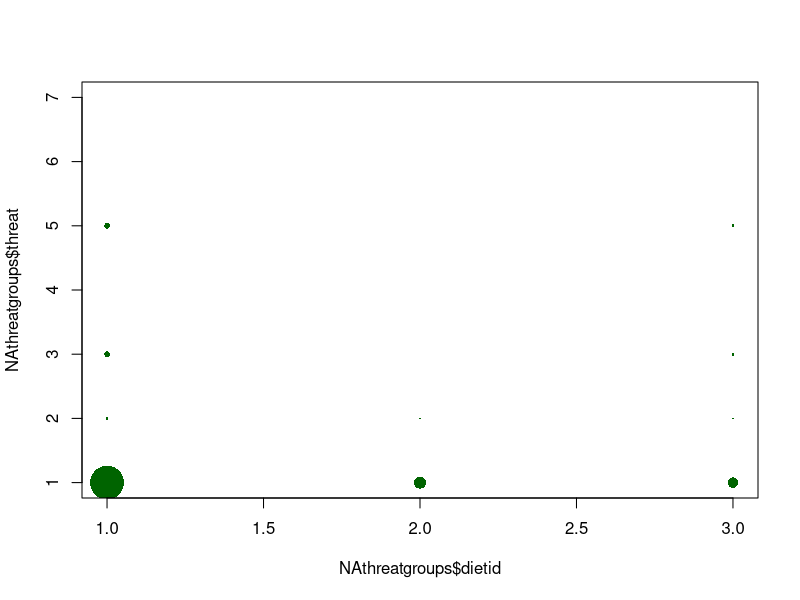
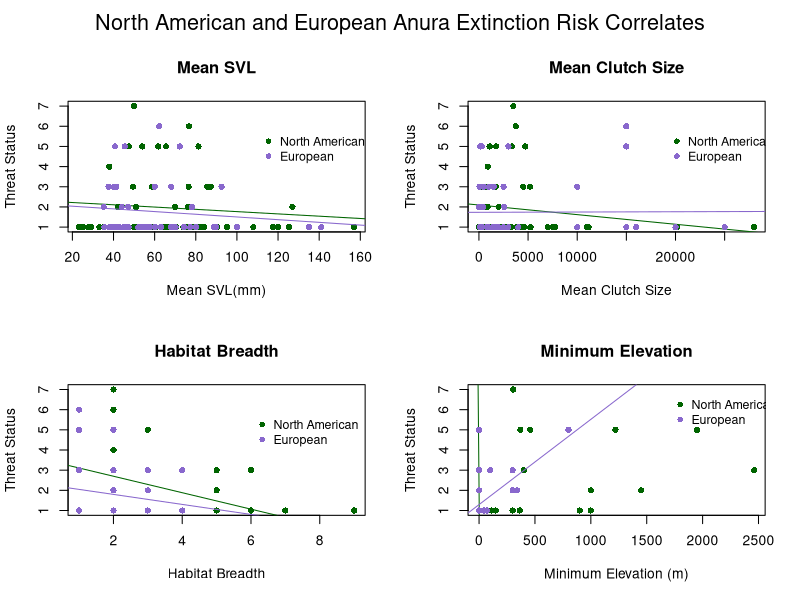
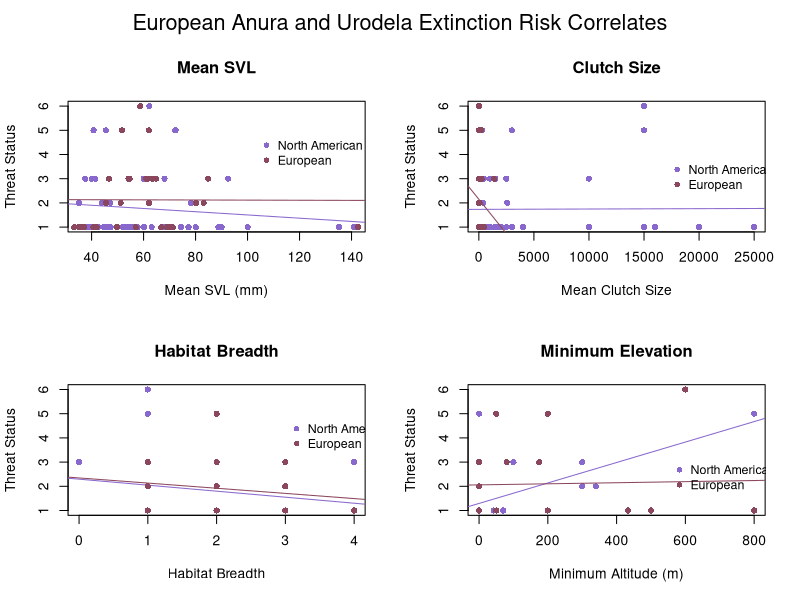
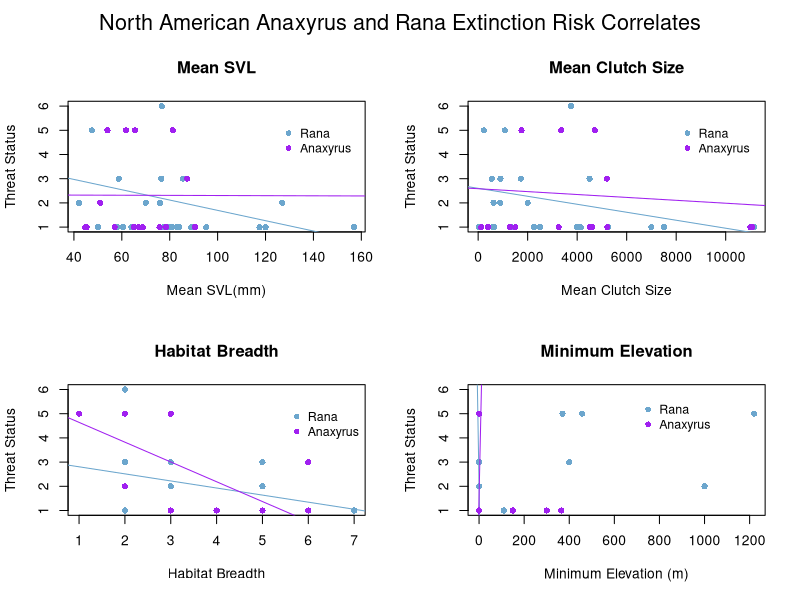

These charts were generated, in order, by the following R code: (Note: this script raises an error after producing the figures.)
# ENEC 395 Undergraduate Research 
# Alicia Wood
# 3/20/17
# Correlates of Extinction Risk in European and North American Amphibians


### Setting my working directory to the folder where all of my data and code are stored

setwd('~/Desktop/Extinction-Risk')

library(dplyr)
library(tidyr)

### Reading in raw data files


NAfrogs = read.table("NorthAmericanFrogs.txt", header=T, sep = '\t', quote = "\"")
NApaired = read.table("NorthAmericanFrogsPaired.txt", header=T, sep='\t', quote = "\"")
EuroAmphib = read.table("EuropeanAmphibians.txt", header=T, sep = '\t', quote = "\"", 
                        na.strings = "DD")
Taxonomy = read.table("Taxonomy.txt", header=T, sep = '\t', quote = "\"")


### Simplifying and preparing data for analysis


#Creating Habitat Breadth columns in both datasets
EuroAmphib$Forest <- apply(EuroAmphib[,c(123:131)], 1, sum)
EuroAmphib$Forest[EuroAmphib$Forest > 0] <- 1
EuroAmphib$Savanna <- apply(EuroAmphib[,c(132:133)], 1, sum)
EuroAmphib$Savanna[EuroAmphib$Savanna > 0] <- 1
EuroAmphib$Shrubland <- apply(EuroAmphib[,c(134:141)], 1, sum)
EuroAmphib$Shrubland[EuroAmphib$Shrubland > 0] <- 1
EuroAmphib$Grassland <- apply(EuroAmphib[,c(142:148)], 1, sum)
EuroAmphib$Grassland[EuroAmphib$Grassland > 0] <- 1
EuroAmphib$Wetlands <- apply(EuroAmphib[,c(149:164)], 1, sum)
EuroAmphib$Wetlands[EuroAmphib$Wetlands > 0] <- 1
EuroAmphib$RockyAreas[EuroAmphib$Habitat_RockyAreas_inland_cliffs_moutain_peaks == 1] <- 1
EuroAmphib$RockyAreas[EuroAmphib$Habitat_RockyAreas_inland_cliffs_moutain_peaks == 0] <- 0
EuroAmphib$Caves <- apply(EuroAmphib[,c(166:167)], 1, sum)
EuroAmphib$Caves[EuroAmphib$Caves > 0] <- 1
EuroAmphib$Deserts <- apply(EuroAmphib[,c(168:170)], 1, sum)
EuroAmphib$Deserts[EuroAmphib$Deserts > 0] <- 1
EuroAmphib$ArtificialTerrestrial <- apply(EuroAmphib[,c(171:176)], 1, sum)
EuroAmphib$ArtificialTerrestrial[EuroAmphib$ArtificialTerrestrial > 0] <- 1
EuroAmphib$Other[EuroAmphib$Habitat_Other_dunes == 1] <- 1
EuroAmphib$Other[EuroAmphib$Habitat_Other_dunes == 0] <- 0

EuroAmphib$HabitatBreadth <- apply(EuroAmphib[,c(255:264)], 1, sum)
NAfrogs$HabitatBreadth <- apply(NAfrogs[,c(22:33)], 1, sum)

#Condensing mean max and min Clutch Size into 1 mean Clutch Size column for NA dataset
NAfrogs$ClutchSize <- ifelse(is.na(NAfrogs$MeanClutchSize), ifelse(is.na(NAfrogs$MaxClutchSize), 
                      ifelse(is.na(NAfrogs$MinClutchSize), NA, NAfrogs$MinClutchSize),
                      ifelse(is.na(NAfrogs$MinClutchSize), NAfrogs$MaxClutchSize, 
                      rowMeans(NAfrogs[,c("MinClutchSize", "MaxClutchSize")]))), 
                      NAfrogs$MeanClutchSize)
#Europe dataset already in 1 column named number_of_eggs_or_offspring

#Simplifying NAfrogs SVL data into 1 Mean SVL column
NAfrogs$SVLunspecified <- ifelse(is.na(NAfrogs$MeanSVL_Unspecified_mm), 
                                 ifelse(is.na(NAfrogs$MaxSVL_Unspecified_mm),
                                        ifelse(is.na(NAfrogs$MinSVL_Unspecified_mm), NA, 
                                               NAfrogs$MinSVL_Unspecified_mm), 
                                        ifelse(is.na(NAfrogs$MinSVL_Unspecified_mm), 
                                               NAfrogs$MaxSVL_Unspecified_mm, 
                                               rowMeans(NAfrogs[,c("MinSVL_Unspecified_mm", 
                                                                   "MaxSVL_Unspecified_mm")]))), 
                                 NAfrogs$MeanSVL_Unspecified_mm)
NAfrogs$SVLfemale <- ifelse(is.na(NAfrogs$MeanSVL_Female_mm), 
                            ifelse(is.na(NAfrogs$MaxSVL_Female_mm), 
                                   ifelse(is.na(NAfrogs$MinSVL_Female_mm), NA, 
                                          NAfrogs$MinSVL_Female_mm), 
                                   ifelse(is.na(NAfrogs$MinSVL_Female_mm), 
                                          NAfrogs$MaxSVL_Female_mm, 
                                          rowMeans(NAfrogs[,c("MinSVL_Female_mm", 
                                                              "MaxSVL_Female_mm")]))), 
                            NAfrogs$MeanSVL_Female_mm)
NAfrogs$SVLmale <- ifelse(is.na(NAfrogs$MeanSVL_Male_mm), 
                          ifelse(is.na(NAfrogs$MaxSVL_Male_mm), 
                                 ifelse(is.na(NAfrogs$MinSVL_Male_mm), NA, 
                                        NAfrogs$MinSVL_Male_mm), 
                                 ifelse(is.na(NAfrogs$MinSVL_Male_mm), NAfrogs$MaxSVL_Male_mm, 
                                        rowMeans(NAfrogs[,c("MinSVL_Male_mm", 
                                                            "MaxSVL_Male_mm")]))), 
                          NAfrogs$MeanSVL_Male_mm)
NAfrogs$SVLMFmean <- rowMeans(NAfrogs[,c("SVLfemale", "SVLmale")])
NAfrogs$SVL <- ifelse(!is.na(NAfrogs$SVLunspecified) & !is.na(NAfrogs$SVLfemale) & 
                        !is.na(NAfrogs$SVLmale), rowMeans(NAfrogs[,c("SVLunspecified", 
                                                                     "SVLMFmean")]), 
                      ifelse(is.na(NAfrogs$SVLunspecified), 
                             ifelse(is.na(NAfrogs$SVLfemale), 
                                    ifelse(is.na(NAfrogs$SVLmale), NA, NAfrogs$SVLmale), 
                                    ifelse(is.na(NAfrogs$SVLmale), NAfrogs$SVLfemale, 
                                           NAfrogs$SVLMFmean)), NAfrogs$SVLunspecified))
#Mean SVL alredy in 1 column in Euro dastaset named SVL_unspecified_mm


### Organizing Threat Data


# Creating threat binary column in the European Dataset
EuroAmphib$ThreatBinary <- NA
EuroAmphib$ThreatBinary[EuroAmphib$IUCN_Status_Vulnerable == 1 | 
                          EuroAmphib$IUCN_Status_Endangered == 1 | 
                          EuroAmphib$IUCN_Status_NearThreatened == 1 | 
                          EuroAmphib$IUCN_Status_CriticallyEndangered == 1] <- 1
EuroAmphib$ThreatBinary[EuroAmphib$IUCN_Status_LeastConcern == 1] <- 0
# Creating Continuous Threat Status Values in European Dataset
EuroAmphib$threat[EuroAmphib$IUCN_Status_LeastConcern == 1] <- 1
EuroAmphib$threat[EuroAmphib$IUCN_Status_Vulnerable == 1] <- 2
EuroAmphib$threat[EuroAmphib$IUCN_Status_NearThreatened == 1] <- 3
EuroAmphib$threat[EuroAmphib$IUCN_Status_Endangered == 1] <- 5
EuroAmphib$threat[EuroAmphib$IUCN_Status_CriticallyEndangered == 1] <- 6
# Creating Threat status ordinal values
threat = data.frame(IUCN_Threat_Status = c('LC', 'VU', 'NT', 'TH', 'EN', 'CR', 'EW'),
                    threat = 1:7)


### Joining in taxonomy and threat datasets


NAfrogs <- merge(NAfrogs, Taxonomy, by = "SpeciesName") %>% left_join(threat)
EuroAmphib <- merge(EuroAmphib, Taxonomy, by = "SpeciesName")


### Dividing European dataset into Anura and Urodela order datasets


Efrogs <- EuroAmphib[EuroAmphib$Order == 'Anura',]
Esalamanders <- EuroAmphib[EuroAmphib$Order == 'Urodela',]


### Diet
diet = data.frame(diet = c('Ins', 'Mol', 'Can'), dietid = 1:3)

NAthreatgroups <- group_by(NAfrogs, threat) %>%
  summarise(Ins = sum(Insectivorous, na.rm = TRUE), 
            Mol = sum(Moluscivorous, na.rm = TRUE), 
            Can = sum(Cannibalism, na.rm = TRUE)) %>%
  gather(key = diet, value = n, Ins:Can) %>%
  left_join(diet) %>% data.frame()
plot(NAthreatgroups$dietid, NAthreatgroups$threat, pch = 16, 
     cex = NAthreatgroups$n/8, col = "darkgreen")





##### Plots and Linear Models


## North American and European Anura Comparison

par(mfrow=c(2,2), oma = c(0,0,2,0))
# SVL
plot(NAfrogs$SVL, NAfrogs$threat, xlab = "Mean SVL(mm)", ylab = "Threat Status", 
     main = "Mean SVL", col = "darkgreen", pch = 16)
lm_svl_na = lm(NAfrogs$threat ~ NAfrogs$SVL)
abline(lm_svl_na, col = "darkgreen")
summary(lm_svl_na)
points(Efrogs$SVL_Unspecified_mm, Efrogs$threat, xlab = "Mean SVL (mm)", ylab = "Threat Status", 
       col = "mediumpurple3", pch = 16)
lm_svl_e = lm(Efrogs$threat ~ Efrogs$SVL_Unspecified_mm)
abline(lm_svl_e, col = "mediumpurple3")
summary(lm_svl_e)
legend(110,6, c("North American", "European"), pch = 16, 
       col = c("darkgreen", "mediumpurple3"), cex = 0.9, bty = "n")
# Clutch Size
plot(NAfrogs$ClutchSize, NAfrogs$threat, xlab = "Mean Clutch Size", ylab = "Threat Status", 
     main = "Mean Clutch Size", col = "darkgreen", pch = 16)
lm_cs_na = lm(NAfrogs$threat ~ NAfrogs$ClutchSize)
abline(lm_cs_na, col = "darkgreen")
summary(lm_cs_na)
points(Efrogs$Number_of_eggs_or_offspring, Efrogs$threat, xlab = "Mean Clutch Size", 
       ylab = "Threat Status", col = "mediumpurple3", pch = 16)
lm_cs_e = lm(Efrogs$threat ~ Efrogs$Number_of_eggs_or_offspring)
abline(lm_cs_e, col = "mediumpurple3")
summary(lm_cs_e)
legend(19000,6, c("North American", "European"), pch = 16, 
       col = c("darkgreen", "mediumpurple3"), cex = 0.9, bty = "n")
# Habitat Breadth
plot(NAfrogs$HabitatBreadth, NAfrogs$threat, xlab = "Habitat Breadth", ylab = "Threat Status", 
     main = "Habitat Breadth", col = "darkgreen", pch = 16)
lm_hb_na = lm(NAfrogs$threat ~ NAfrogs$HabitatBreadth)
abline(lm_hb_na, col = "darkgreen")
summary(lm_hb_na)
points(Efrogs$HabitatBreadth, Efrogs$threat, xlab = "Habitat Breadth", ylab = "Threat Status", 
       col = "mediumpurple3", pch = 16)
lm_hb_e = lm(Efrogs$threat ~ Efrogs$HabitatBreadth)
abline(lm_hb_e, col = "mediumpurple3")
summary(lm_hb_e)
legend(6,6, c("North American", "European"), pch = 16, 
       col = c("darkgreen", "mediumpurple3"), cex = 0.9, bty = "n")
# Minimum Elevation
plot(NAfrogs$MinElevation_m, NAfrogs$threat, xlab = "Minimum Elevation (m)", 
     ylab = "Threat Status", main = "Minimum Elevation", 
     col = "darkgreen", pch = 16)
lm_me_na = lm(NAfrogs$threat ~ NAfrogs$MinElevation_m)
abline(lm_me_na, col = "darkgreen")
summary(lm_me_na)
points(Efrogs$Altitude_min, Efrogs$threat, xlab = "Minimum Altitude (m)", ylab = "Threat Status", 
       col = "mediumpurple3", pch = 16)
lm_me_e = lm(Efrogs$threat ~ Efrogs$Altitude_min)
abline(lm_me_e, col = "mediumpurple3")
summary(lm_me_e)
legend(1700,7, c("North American", "European"), pch = 16, 
       col = c("darkgreen", "mediumpurple3"), cex = 0.9, bty = "n")
# Multi-Variable Linear Model North American Frogs
Multi_lm_na = lm(NAfrogs$threat ~ NAfrogs$SVL + NAfrogs$ClutchSize + NAfrogs$HabitatBreadth + 
                   NAfrogs$MinElevation_m)
summary(Multi_lm_na)
mtext("North American and European Anura Extinction Risk Correlates", outer = TRUE, cex = 1.3)

# Multi-Variable Linear Model European Frogs
Multi_lm_e = lm(Efrogs$threat ~ Efrogs$SVL_Unspecified_mm + Efrogs$Number_of_eggs_or_offspring + 
                  Efrogs$HabitatBreadth + Efrogs$Altitude_min)
summary(Multi_lm_e)

## European Anura and Urodela Comparison

par(mfrow=c(2,2), oma = c(0,0,2,0))
# SVL
plot(Efrogs$SVL_Unspecified_mm, Efrogs$threat, xlab = "Mean SVL (mm)", ylab = "Threat Status", 
     col = "mediumpurple3", main = "Mean SVL", pch = 16)
lm_svl_f = lm(Efrogs$threat ~ Efrogs$SVL_Unspecified_mm)
abline(lm_svl_f, col = "mediumpurple3")
summary(lm_svl_f)
points(Esalamanders$SVL_Unspecified_mm, Esalamanders$threat, xlab = "Mean SVL (mm)", 
       ylab = "Threat Status", col = "palevioletred4", pch = 16)
lm_svl_s = lm(Esalamanders$threat ~ Esalamanders$SVL_Unspecified_mm)
abline(lm_svl_s, col = "palevioletred4")
summary(lm_svl_s)
legend(103,5, c("North American", "European"), pch = 16, 
       col = c("mediumpurple3", "palevioletred4"), cex = 0.9, bty = "n")
# Clutch Size
plot(Efrogs$Number_of_eggs_or_offspring, Efrogs$threat, xlab = "Mean Clutch Size", 
     ylab = "Threat Status", col = "mediumpurple3", 
     main = "Clutch Size", pch = 16)
lm_cs_f = lm(Efrogs$threat ~ Efrogs$Number_of_eggs_or_offspring)
abline(lm_cs_f, col = "mediumpurple3")
summary(lm_cs_f)
points(Esalamanders$Number_of_eggs_or_offspring, Esalamanders$threat, xlab = "Mean Clutch Size", 
       ylab = "Threat Status", col = "palevioletred4", pch = 16)
lm_cs_s = lm(Esalamanders$threat ~ Esalamanders$Number_of_eggs_or_offspring)
abline(lm_cs_s, col = "palevioletred4")
summary(lm_cs_s)
legend(17000,4, c("North American", "European"), pch = 16, 
       col = c("mediumpurple3", "palevioletred4"), cex = 0.9, bty = "n")
# Habitat Breadth
plot(Efrogs$HabitatBreadth, Efrogs$threat, xlab = "Habitat Breadth", 
     ylab = "Threat Status", col = "mediumpurple3", 
     main = "Habitat Breadth", pch = 16)
lm_hb_f = lm(Efrogs$threat ~ Efrogs$HabitatBreadth)
abline(lm_hb_f, col = "mediumpurple3")
summary(lm_hb_f)
points(Esalamanders$HabitatBreadth, Esalamanders$threat, xlab = "Habitat Breadth", 
       ylab = "Threat Status", col = "palevioletred4", pch = 16)
lm_hb_s = lm(Esalamanders$threat ~ Esalamanders$HabitatBreadth)
abline(lm_hb_s, col = "palevioletred4")
summary(lm_hb_s)
legend(3,5, c("North American", "European"), pch = 16, 
       col = c("mediumpurple3", "palevioletred4"), cex = 0.9, bty = "n")
# Minimum Elevation
plot(Efrogs$Altitude_min, Efrogs$threat, xlab = "Minimum Altitude (m)", 
     ylab = "Threat Status", col = "mediumpurple3", 
     main = "Minimum Elevation", pch = 16)
lm_me_f = lm(Efrogs$threat ~ Efrogs$Altitude_min)
abline(lm_me_f, col = "mediumpurple3")
summary(lm_me_f)
points(Esalamanders$Altitude_min, Esalamanders$threat, xlab = "Minimum Altitude (m)", 
       ylab = "Threat Status", col = "palevioletred4", pch = 16)
lm_me_s = lm(Esalamanders$threat ~ Esalamanders$Altitude_min)
abline(lm_me_s, col = "palevioletred4")
summary(lm_me_s)
legend(550,3.3, c("North American", "European"), pch = 16, 
       col = c("mediumpurple3", "palevioletred4"), cex = 0.9, bty = "n")
mtext("European Anura and Urodela Extinction Risk Correlates", outer = TRUE, cex = 1.3)


# Multi-Variable Linear Model European Frogs
Multi_lm_e = lm(Efrogs$threat ~ Efrogs$SVL_Unspecified_mm + 
                  Efrogs$Number_of_eggs_or_offspring + 
                  Efrogs$HabitatBreadth + Efrogs$Altitude_min)
summary(Multi_lm_e)
# Multi-Variable Linear Model European Frogs
Multi_lm_s = lm(Esalamanders$threat ~ Esalamanders$SVL_Unspecified_mm + 
                  Esalamanders$Number_of_eggs_or_offspring + Esalamanders$HabitatBreadth + 
                  Esalamanders$Altitude_min)
summary(Multi_lm_s)


## North American Anaxyrus and Rana Analyses


Rana = NAfrogs[NAfrogs$Genus == 'Rana',]
Anaxyrus = NAfrogs[NAfrogs$Genus == 'Anaxyrus',]

par(mfrow=c(2,2), oma = c(0,0,2,0))
# SVL
plot(Rana$SVL, Rana$threat, xlab = "Mean SVL(mm)", ylab = "Threat Status", 
     main = "Mean SVL", col = "skyblue3", pch = 16)
lm_svl_r = lm(Rana$threat ~ Rana$SVL)
abline(lm_svl_r, col = "skyblue3")
summary(lm_svl_r)
points(Anaxyrus$SVL, Anaxyrus$threat, xlab = "Mean SVL(mm)", ylab = "Threat Status", 
       col = "purple", pch = 16)
lm_svl_a = lm(Anaxyrus$threat ~ Anaxyrus$SVL)
abline(lm_svl_a, col = "purple")
summary(lm_svl_a)
legend(125,5.5, c("Rana", "Anaxyrus"), pch = 16, 
       col = c("skyblue3", "purple"), cex = 0.9, bty = "n")
# Clutch Size
plot(Rana$ClutchSize, Rana$threat, xlab = "Mean Clutch Size", ylab = "Threat Status", 
     main = "Mean Clutch Size", 
     col = "skyblue3", pch = 16)
lm_cs_r = lm(Rana$threat ~ Rana$ClutchSize)
abline(lm_cs_r, col = "skyblue3")
summary(lm_cs_r)
points(Anaxyrus$ClutchSize, Anaxyrus$threat, xlab = "Mean Clutch Size", ylab = "Threat Status", 
       col = "purple", pch = 16)
lm_cs_a = lm(Anaxyrus$threat ~ Anaxyrus$ClutchSize)
abline(lm_cs_a, col = "purple")
summary(lm_cs_a)
legend(8000,5.5, c("Rana", "Anaxyrus"), pch = 16, 
       col = c("skyblue3", "purple"), cex = 0.9, bty = "n")
# Habitat Breadth
plot(Rana$HabitatBreadth, Rana$threat, xlab = "Habitat Breadth", ylab = "Threat Status", 
     main = "Habitat Breadth", 
     col = "skyblue3", pch = 16)
lm_hb_r = lm(Rana$threat ~ Rana$HabitatBreadth)
abline(lm_hb_r, col = "skyblue3")
summary(lm_hb_r)
points(Anaxyrus$HabitatBreadth, Anaxyrus$threat, xlab = "Habitat Breadth", 
       ylab = "Threat Status", col = "purple", pch = 16)
lm_hb_a = lm(Anaxyrus$threat ~ Anaxyrus$HabitatBreadth)
abline(lm_hb_a, col = "purple")
summary(lm_hb_a)
legend(5.5,5.5, c("Rana", "Anaxyrus"), pch = 16, 
       col = c("skyblue3", "purple"), cex = 0.9, bty = "n")
# Minimum Elevation
plot(Rana$MinElevation_m, Rana$threat, xlab = "Minimum Elevation (m)", ylab = "Threat Status", 
     main = "Minimum Elevation", 
     col = "skyblue3", pch = 16)
lm_me_r = lm(Rana$threat ~ Rana$MinElevation_m)
abline(lm_me_r, col = "skyblue3")
summary(lm_me_r)
points(Anaxyrus$MinElevation_m, Anaxyrus$threat, xlab = "Minimum Elevation (m)", 
       ylab = "Threat Status", col = "purple", pch = 16)
lm_me_a = lm(Anaxyrus$threat ~ Anaxyrus$MinElevation_m)
abline(lm_me_a, col = "purple")
summary(lm_me_a)
legend(700,5.8, c("Rana", "Anaxyrus"), pch = 16, 
       col = c("skyblue3", "purple"), cex = 0.9, bty = "n")
mtext("North American Anaxyrus and Rana Extinction Risk Correlates", outer = TRUE, cex = 1.3)


# Multi-Variable Linear Model North American Rana
Multi_lm_r = lm(Rana$threat ~ Rana$SVL + Rana$ClutchSize + Rana$HabitatBreadth + 
                  Rana$MinElevation_m)
summary(Multi_lm_r)
# Multi-Variable Linear Model North American Anaxyrus
Multi_lm_a = lm(Anaxyrus$threat ~ Anaxyrus$SVL + Anaxyrus$ClutchSize + 
                  Anaxyrus$HabitatBreadth + Anaxyrus$MinElevation_m)
summary(Multi_lm_a)



#### Paired Analysis



#preparing the paired dataset
NApaired$HabitatBreadth1 <- apply(NApaired[,c(24:35)], 1, sum)
NApaired$HabitatBreadth2 <- apply(NApaired[,c(63:74)], 1, sum)

NApaired$ClutchSize1 <- ifelse(is.na(NApaired$MeanClutchSize1), 
                               ifelse(is.na(NApaired$MaxClutchSize1), 
                                      ifelse(is.na(NApaired$MinClutchSize1), NA, 
                                             NApaired$MinClutchSize1), 
                                      ifelse(is.na(NApaired$MinClutchSize1), 
                                             NApaired$MaxClutchSize1, 
                                             rowMeans(NApaired[,c("MinClutchSize1", 
                                                                  "MaxClutchSize1")]))), 
                               NApaired$MeanClutchSize1)
NApaired$ClutchSize2 <- ifelse(is.na(NApaired$MeanClutchSize2), 
                               ifelse(is.na(NApaired$MaxClutchSize2), 
                                      ifelse(is.na(NApaired$MinClutchSize2), NA, 
                                             NApaired$MinClutchSize2), 
                                      ifelse(is.na(NApaired$MinClutchSize2), 
                                             NApaired$MaxClutchSize2, 
                                             rowMeans(NApaired[,c("MinClutchSize2", 
                                                                  "MaxClutchSize2")]))), 
                               NApaired$MeanClutchSize2)

NApaired$SVLunspecified1 <- ifelse(is.na(NApaired$MeanSVL_Unspecified_mm1), 
                                   ifelse(is.na(NApaired$MaxSVL_Unspecified_mm1), 
                                          ifelse(is.na(NApaired$MinSVL_Unspecified_mm1), NA, 
                                                 NApaired$MinSVL_Unspecified_mm1), 
                                          ifelse(is.na(NApaired$MinSVL_Unspecified_mm1), 
                                                 NApaired$MaxSVL_Unspecified_mm1, 
                                                 rowMeans(NApaired[,c("MinSVL_Unspecified_mm1", 
                                                                      "MaxSVL_Unspecified_mm1")]))), 
                                   NApaired$MeanSVL_Unspecified_mm1)
NApaired$SVLfemale1 <- ifelse(is.na(NApaired$MeanSVL_Female_mm1), 
                              ifelse(is.na(NApaired$MaxSVL_Female_mm1), 
                                     ifelse(is.na(NApaired$MinSVL_Female_mm1), NA, 
                                            NApaired$MinSVL_Female_mm1), 
                                     ifelse(is.na(NApaired$MinSVL_Female_mm1), 
                                            NApaired$MaxSVL_Female_mm1, 
                                            rowMeans(NApaired[,c("MinSVL_Female_mm1", 
                                                                 "MaxSVL_Female_mm1")]))), 
                              NApaired$MeanSVL_Female_mm1)
NApaired$SVLmale1 <- ifelse(is.na(NApaired$MeanSVL_Male_mm1), 
                            ifelse(is.na(NApaired$MaxSVL_Male_mm1), 
                                   ifelse(is.na(NApaired$MinSVL_Male_mm1), NA, 
                                          NApaired$MinSVL_Male_mm1), 
                                   ifelse(is.na(NApaired$MinSVL_Male_mm1), 
                                          NApaired$MaxSVL_Male_mm1, 
                                          rowMeans(NApaired[,c("MinSVL_Male_mm1", 
                                                               "MaxSVL_Male_mm1")]))), 
                            NApaired$MeanSVL_Male_mm1)
NApaired$SVLMFmean1 <- rowMeans(NApaired[,c("SVLfemale1", "SVLmale1")])
NApaired$SVL1 <- ifelse(!is.na(NApaired$SVLunspecified1) & !is.na(NApaired$SVLfemale1) & 
                          !is.na(NApaired$SVLmale1),
                        rowMeans(NApaired[,c("SVLunspecified1", "SVLMFmean1")]), 
                        ifelse(is.na(NApaired$SVLunspecified1), 
                               ifelse(is.na(NApaired$SVLfemale1), 
                                      ifelse(is.na(NApaired$SVLmale1), NA, 
                                             NApaired$SVLmale1), 
                                      ifelse(is.na(NApaired$SVLmale1), 
                                             NApaired$SVLfemale1, NApaired$SVLMFmean1)), 
                               NApaired$SVLunspecified1))
NApaired$SVLunspecified2 <- ifelse(is.na(NApaired$MeanSVL_Unspecified_mm2), 
                                   ifelse(is.na(NApaired$MaxSVL_Unspecified_mm2), 
                                          ifelse(is.na(NApaired$MinSVL_Unspecified_mm2), NA, 
                                                 NApaired$MinSVL_Unspecified_mm2), 
                                          ifelse(is.na(NApaired$MinSVL_Unspecified_mm2), 
                                                 NApaired$MaxSVL_Unspecified_mm2, 
                                                 rowMeans(NApaired[,c("MinSVL_Unspecified_mm2", 
                                                                      "MaxSVL_Unspecified_mm2")]))), 
                                   NApaired$MeanSVL_Unspecified_mm2)
NApaired$SVLfemale2 <- ifelse(is.na(NApaired$MeanSVL_Female_mm2), 
                              ifelse(is.na(NApaired$MaxSVL_Female_mm2), 
                                     ifelse(is.na(NApaired$MinSVL_Female_mm2), NA, 
                                            NApaired$MinSVL_Female_mm2), 
                                     ifelse(is.na(NApaired$MinSVL_Female_mm2), 
                                            NApaired$MaxSVL_Female_mm2, 
                                            rowMeans(NApaired[,c("MinSVL_Female_mm2", 
                                                                 "MaxSVL_Female_mm2")]))), 
                              NApaired$MeanSVL_Female_mm2)
NApaired$SVLmale2 <- ifelse(is.na(NApaired$MeanSVL_Male_mm2), 
                            ifelse(is.na(NApaired$MaxSVL_Male_mm2), 
                                   ifelse(is.na(NApaired$MinSVL_Male_mm2), NA, 
                                          NApaired$MinSVL_Male_mm2), 
                                   ifelse(is.na(NApaired$MinSVL_Male_mm2), 
                                          NApaired$MaxSVL_Male_mm2, 
                                          rowMeans(NApaired[,c("MinSVL_Male_mm2", 
                                                               "MaxSVL_Male_mm2")]))), 
                            NApaired$MeanSVL_Male_mm2)
NApaired$SVLMFmean2 <- rowMeans(NApaired[,c("SVLfemale2", "SVLmale2")])
NApaired$SVL2 <- ifelse(!is.na(NApaired$SVLunspecified2) & !is.na(NApaired$SVLfemale2) & 
                          !is.na(NApaired$SVLmale2), 
                        rowMeans(NApaired[,c("SVLunspecified2", "SVLMFmean2")]), 
                        ifelse(is.na(NApaired$SVLunspecified2), 
                               ifelse(is.na(NApaired$SVLfemale2), 
                                      ifelse(is.na(NApaired$SVLmale2), NA, 
                                             NApaired$SVLmale2), 
                                      ifelse(is.na(NApaired$SVLmale2), NApaired$SVLfemale2, 
                                             NApaired$SVLMFmean2)), NApaired$SVLunspecified2))

# Wilcoxon Tests
wilcox.test(NApaired$SVL1, NApaired$SVL2, paired = TRUE)
wilcox.test(NApaired$ClutchSize1, NApaired$ClutchSize2, paired = TRUE)
wilcox.test(NApaired$HabitatBreadth1, NApaired$HabitatBreadth2, paired = TRUE)
wilcox.test(NApaired$MinElevation_m1, NApaired$MinElevation_m2, paired = TRUE)

  
